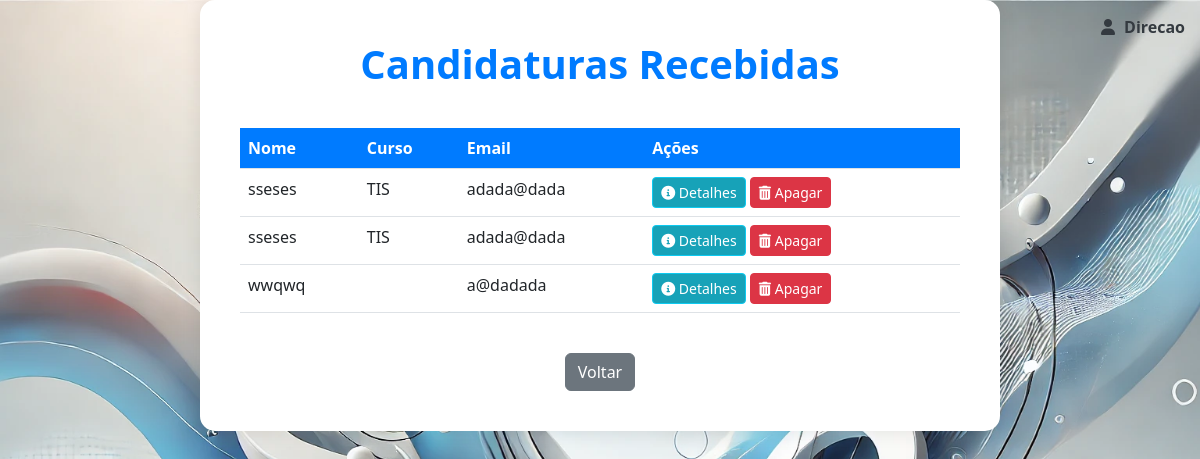
The page /candidaturas_list.php (signed in) on the database its author committed.
### tables this page shows
CREATE TABLE IF NOT EXISTS `candidaturas` (
  `id` int(11) NOT NULL AUTO_INCREMENT,
  `nome` varchar(255) NOT NULL,
  `email` varchar(255) NOT NULL,
  `telefone` varchar(15) NOT NULL,
  `data_nascimento` date NOT NULL,
  `curso` varchar(50) DEFAULT NULL,
  `documento_identificacao` longblob DEFAULT NULL,
  `certificado_habilitacoes` longblob DEFAULT NULL,
  `boletim_vacinas` longblob DEFAULT NULL,
  `foto1` longblob DEFAULT NULL,
  `foto2` longblob DEFAULT NULL,
  `comprovativo_iban` longblob DEFAULT NULL,
  `atestado_residencia` longblob DEFAULT NULL,
  `declaracao_centro_emprego` longblob DEFAULT NULL,
  `data_submissao` timestamp NULL DEFAULT current_timestamp(),
  PRIMARY KEY (`id`)
);

### candidaturas_list.php (the view, shortened to what this page needs)
<?php
$host = 'localhost';
$db = 'escola';
$user = 'root';
$pass = '';
$conn = new mysqli($host, $user, $pass, $db);
$result = $conn->query("SELECT id, nome, curso, email FROM candidaturas");
?>
<!DOCTYPE html>
<html lang="pt">
<head>
    <link href="https://cdn.jsdelivr.net/npm/bootstrap@5.3.0-alpha1/dist/css/bootstrap.min.css" rel="stylesheet">
    <link rel="stylesheet" href="https://cdnjs.cloudflare.com/ajax/libs/font-awesome/6.0.0-beta3/css/all.min.css">
</head>
<body>
    <div class="container">
        <div class="user-info">
            <a href="perfil.php" style="text-decoration: none; color: inherit;">
                <i class="fas fa-user"></i> <?php echo $_SESSION['usuario']; ?>
            </a>
        </div>
        <h1>Candidaturas Recebidas</h1>
        <div class="table-container">
            <table class="table table-hover">
                <thead>
                    <tr>
                        <th>Nome</th>
                        <th>Curso</th>
                        <th>Email</th>
                        <th>Ações</th>
                    </tr>
                </thead>
                <tbody>
                    <?php if ($result->num_rows > 0): ?>
                        <?php while ($row = $result->fetch_assoc()): ?>
                            <tr>
                                <td><?php echo $row['nome']; ?></td>
                                <td><?php echo $row['curso']; ?></td>
                                <td><?php echo $row['email']; ?></td>
                                <td>
                                    <a href="candidatura_detalhes.php?id=<?php echo $row['id']; ?>" class="btn btn-info btn-sm">
                                        <i class="fas fa-info-circle"></i> Detalhes
                                    </a>
                                    <a href="apagar_candidatura.php?id=<?php echo $row['id']; ?>" class="btn btn-danger btn-sm" onclick="return confirm('Tem certeza que deseja apagar esta candidatura?');">
                                        <i class="fas fa-trash-alt"></i> Apagar
                                    </a>
                                </td>
                            </tr>
                        <?php endwhile; ?>
                    <?php else: ?>
                        <tr>
                            <td colspan="4" class="text-center">Nenhuma candidatura encontrada.</td>
                        </tr>
                    <?php endif; ?>
                </tbody>
            </table>
        </div>
        <div class="text-center mt-4">
            <a href="secretaria.php" class="btn btn-secondary">Voltar</a>
        </div>
    </div>
</body>
</html>

### candidaturas_list.php (style rules this page uses)
body { background-image: url('288fcce4-a3c6-4c51-9d4d-4e1b88817c3c.jpg'); background-size: cover; background-position: center; background-attachment: fixed; color: #343a40; font-family: 'Segoe UI', Tahoma, Geneva, Verdana, sans-serif; margin: 0; height: 100vh; }
.container { background-color: #ffffff; padding: 40px; border-radius: 15px; box-shadow: 0px 0px 20px rgba(0, 0, 0, 0.1); max-width: 800px; }
h1 { color: #007bff; font-weight: bold; text-align: center; margin-bottom: 20px; }
.table { margin-top: 20px; }
.table th { background-color: #007bff; color: #ffffff; }
.table td, .table th { border-color: #dee2e6; }
.btn-info { background-color: #17a2b8; color: #ffffff; }
.btn-danger { background-color: #dc3545; color: #ffffff; }
.user-info { position: absolute; top: 15px; right: 15px; display: flex; align-items: center; color: #343a40; font-weight: bold; }
.user-info i { margin-right: 5px; }
.table-container { overflow-x: auto; }

### rows shown on the page
candidaturas: nome "sseses", curso "TIS", email "adada@dada"
candidaturas: nome "sseses", curso "TIS", email "adada@dada"
candidaturas: nome "wwqwq", email "a@dadada"

### other values the page prints
$_SESSION['usuario'] "Direcao"
